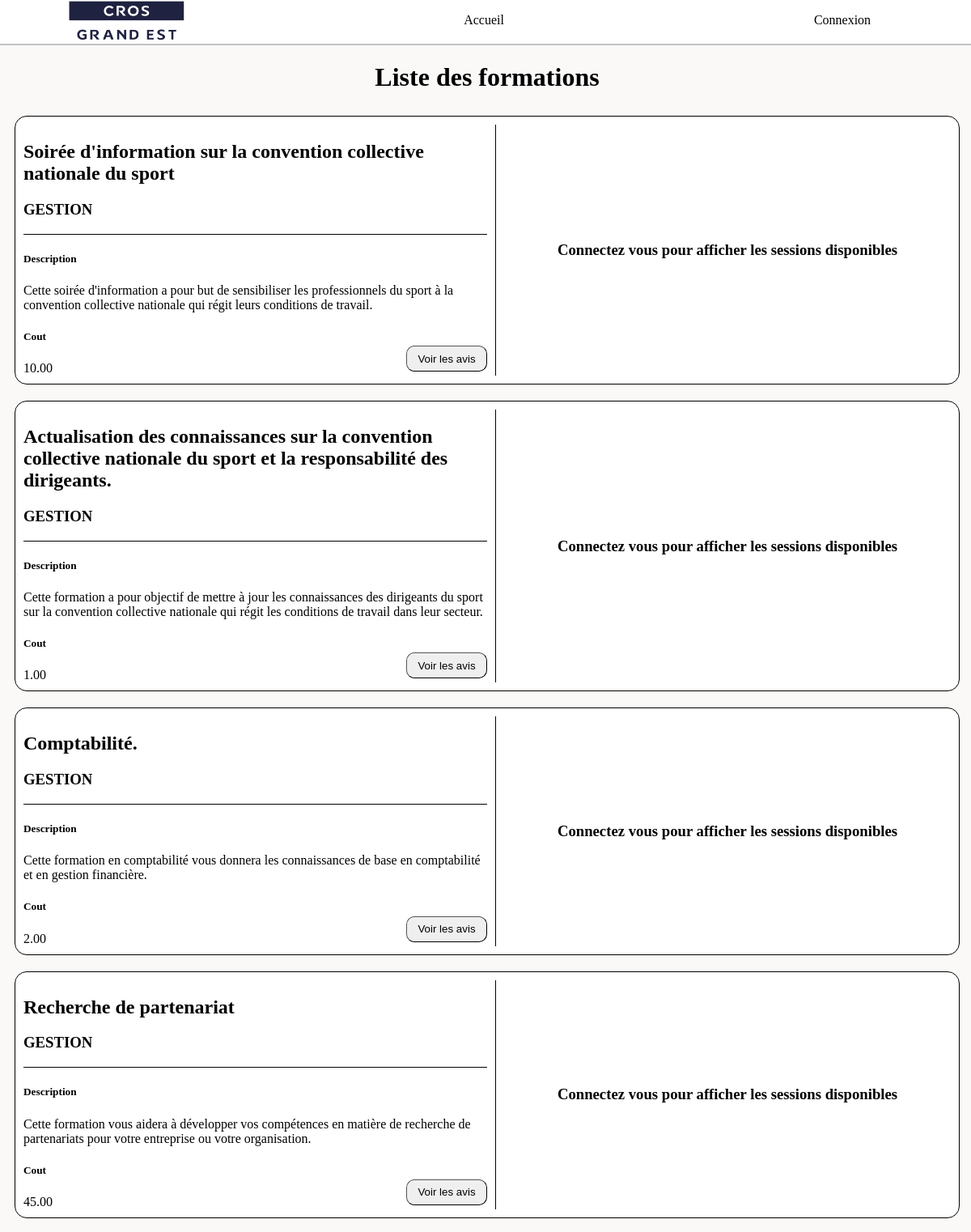
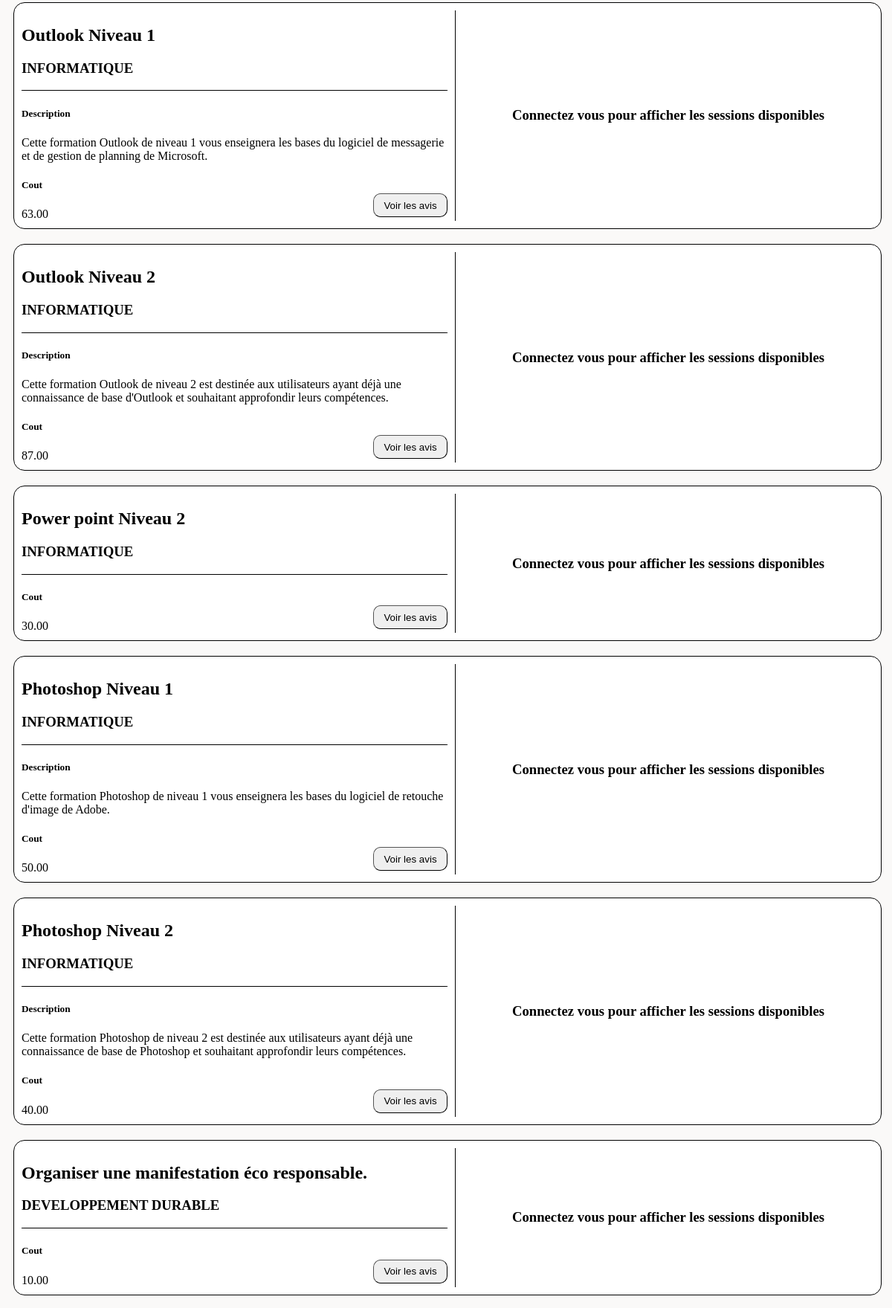
The page / (upper part) on the database its author committed (2 pictures, top to bottom).
### tables this page shows
CREATE TABLE `formation` (
  `DOMAINID` int(2) NOT NULL,
  `FORMATIONID` int(2) NOT NULL,
  `FORMATIONNOM` char(255) DEFAULT NULL,
  `FORMATIONLABEL` char(255) DEFAULT NULL,
  `FORMATIONCOUT` decimal(10,2) DEFAULT NULL
);

CREATE TABLE `domaine` (
  `DOMAINID` int(2) NOT NULL,
  `DOMAINLABEL` char(32) DEFAULT NULL
);

### controleur/listeFormation.php (called while the page is built, shortened)
<?php
include_once "$racine/modele/bd.formation.php";
include_once "$racine/modele/bd.session.inc.php";
include_once "$racine/modele/bd.inscription.inc.php";
include_once "$racine/modele/bd.domaine.php";
$listeFormation = getAllFormation();
$listeSession = getAllCurrentSession();
$listeDomaine = getAllDomaine();
include "$racine/vue/entete.php";
include "$racine/vue/vueFormation.php";
include "$racine/vue/pied.php";
?>

### index.php (called while the page is built, shortened)
<?php
include "getRacine.php";
include_once "$racine/modele/authentification.inc.php";
if (isset($_GET["action"])) {
    $action = $_GET["action"];
}
else {
    $action = "defaut";
}
$fichier = controleurPrincipal($action);
include "$racine/controleur/$fichier";
?>

### modele/authentification.inc.php (called while the page is built, shortened)
<?php
function isLoggedOn() {
    $ret = false;
    return $ret;
}
?>

### modele/bd.formation.php (called while the page is built, shortened)
<?php
function getAllFormation() {
    try {
        $cnx = connexionPDO();
        $req = $cnx->prepare("SELECT * FROM `formation`");
        $req->execute();
        $ligne = $req->fetch(PDO::FETCH_ASSOC);
        while ($ligne) {
            $resultat[] = $ligne;
            $ligne = $req->fetch(PDO::FETCH_ASSOC);
        }
    } catch (PDOException $e) {
        print "Erreur !: " . $e->getMessage();
        die();
    }
    return $resultat;
}
?>

### modele/bd.domaine.php (called while the page is built)
<?php
function getAllDomaine(){
    try {
        $cnx = connexionPDO();
        $req = $cnx->prepare("SELECT * FROM `domaine`");
        $req->execute();
        $ligne = $req->fetch(PDO::FETCH_ASSOC);
        while ($ligne) {
            $resultat[] = $ligne;
            $ligne = $req->fetch(PDO::FETCH_ASSOC);
        }
    } catch (PDOException $e) {
        print "Erreur !: " . $e->getMessage();
        die();
    }
    return $resultat;
}
?>

### modele/bd.session.inc.php (called while the page is built, shortened)
<?php
function getAllCurrentSession(){
    try {
        $cnx = connexionPDO();
        $req = $cnx->prepare("SELECT * FROM `session` WHERE SESSIONDATELIMITE > DATE(NOW());");
        $req->execute();
        $ligne = $req->fetch(PDO::FETCH_ASSOC);
        while ($ligne) {
            $resultat[] = $ligne;
            $ligne = $req->fetch(PDO::FETCH_ASSOC);
        }
    } catch (PDOException $e) {
        print "Erreur !: " . $e->getMessage();
        die();
    }
    return $resultat;
}
?>

### vue/vueFormation.php (the view)
<main>
    <div id="">
        <div id="titreAcc">
            <h1>Liste des formations</h1>
        </div>
        <form action="./?action=actionFormation" method="post">
        <div id="globalCard">
                <?php foreach ($listeFormation as $uneFormation){
                    $idDomain = $uneFormation['DOMAINID'];
                    $uneFormationSansID = $uneFormation;
                    array_splice($uneFormationSansID, 0, 2); ?>
                    <div id="card">
                        <div id="infoCard">
                            <div id="titleCard">
                                <h2><?php echo $uneFormationSansID['FORMATIONNOM']; ?></h2>
                                <?php
                                foreach($listeDomaine as $unDomaine){
                                    if($idDomain == $unDomaine['DOMAINID']){
                                        echo "<h3>".$unDomaine['DOMAINLABEL']."</h3>";
                                    }
                                }
                                ?>
                            </div>
                            <div id="descCard">
                                <?php if($uneFormationSansID['FORMATIONLABEL']!=null){ ?>
                                    <h5>Description</h5>
                                    <?php echo $uneFormationSansID['FORMATIONLABEL']; ?>
                                <?php } ?>
                                <div id="moreInfo">
                                    <div>
                                        <h5>Cout</h5>
                                        <?php echo $uneFormationSansID['FORMATIONCOUT']; ?>
                                    </div>
                                    <button name="btnVoirAvis" value="<?php echo $uneFormation['DOMAINID']."|".$uneFormation['FORMATIONID']; ?>">Voir les avis</button>
                                </div>
                            </div>
                        </div>
                        <?php
                        if(isLoggedOn()){
                            if(!isInCharge()){ ?>
                                <div id="globalSesscard">
                                    <h3>SESSIONS</h3>
                                    <div id="mainSessCard">
                                        <?php foreach($listeSession as $uneSession){
                                            if($uneSession['FORMATIONID']==$uneFormation['FORMATIONID'] && $uneSession['DOMAINID']==$uneFormation['DOMAINID']){ ?>
                                                <div id="childSessCard">
                                                    <div id="dateSesscard">
                                                        <?php echo $uneSession['SESSIONDATEDEBUT']; ?>
                                                    </div>
                                                    <div id="dateSesscard">
                                                        <?php echo $uneSession['SESSIONDATEFIN']; ?>
                                                    </div>
                                                    <div id="hdSessCard">
                                                        <?php echo $uneSession['SESSIONHEUREDEBUT']; ?>
                                                    </div>
                                                    <div id="hfSessCard">
                                                        <?php echo $uneSession['SESSIONHEUREFIN']; ?>
                                                    </div>
                                                    <div id="childSessCardButton">
                                                        <?php
                                                        $listeId=array('COMPTEID'=>$infoUser['COMPTEID'],'DOMAINID'=>$uneFormation['DOMAINID'],'FORMATIONID'=>$uneFormation['FORMATIONID'],'SESSIONID'=>$uneSession['SESSIONID']);
                                                        $valueButton = $uneFormation['DOMAINID']."|".$uneFormation['FORMATIONID']."|".$uneSession['SESSIONID'];
                                                        if(in_array($listeId,$listeInscription)){
                                                            echo(" <button name=btnDesinscription id='btnSupp' value=".$valueButton.">Se désinscrire</button>");
                                                        }else{
                                                            if(in_array(array_slice($listeId, 1),$listeFullSession)){
                                                                echo(" <button disabled>Plein</button>");
                                                            }else{
                                                                echo(" <button name=btnInscription value=".$valueButton.">S'inscrire</button>");
                                                            }
                                                        }
                                                        ?>
                                                    </div>
                                                </div>
                                        <?php }} ?>
                                    </div>
                                </div>
                            <?php }else{ ?>
                                    <div id="suppCard">
                                        <h3>Voulez-vous supprimer la formation ?</h3>
                                        <?php echo"<button name=buttonSuppretionFormation id='btnSupp' value=".$uneFormation['DOMAINID'].$uneFormation['FORMATIONID'].">Oui</button>";?>
                                    </div>
                            <?php }
                        }else{ ?>
                            <div id="suppCard">
                                <h3>Connectez vous pour afficher les sessions disponibles</h3>
                            </div>
                        <?php } ?>
                    </div>
                <?php } ?>
            </div>
        </form>
    </div>
</main>

### vue/entete.php (shortened to what this page needs)
<!DOCTYPE html>
<html lang="en">
<head>
    <link rel="stylesheet" href="css/base.css">
    <link rel="stylesheet" href="css/card.css">
    <link rel="stylesheet" href="css/form.css">
    <link rel="stylesheet" href="css/nav.css">
</head>
<body>
    <nav>
        <div id="backNav">
            <div id="globalNav">
                <div id="logoNav"><img src="src/img/png/logo_CROSL_2022_txtOnly.png" alt="" id="logo1"></div>
                <div id="mainNav">
                    <a href="./?action=accueil"><div id="elementNav">Accueil</div></a>
                </div>
                <div id="logNav">
                    <?php if(isLoggedOn()){ ?>
                        <a href="./?action=deconnexion&check=0"><div id="elementNav"><img src="" alt="" />Deconnexion</div></a>
                    <?php }else{ ?>
                        <a href="./?action=connexion"><div id="elementNav"><img src="" alt="" />Connexion</div></a>
                    <?php } ?>
                </div>
            </div>
        </div>
    </nav>

### vue/pied.php (shortened to what this page needs)
    </body>
</html>

### css/base.css (style rules this page uses)
html { height: 100%; }
body { font-family: 'Calibri'; min-height: 100%; background-color: #faf9f8; display : table; width: 99%; }
h1 { margin: 0; }
a { text-decoration: none; }
button, input, select, .divButton { width: 100px; height: 32px; border-width: 0.5px; border-radius: 10px; margin-top: 5px; margin-bottom: 5px; transition: all 0.25s; cursor: pointer; color: black; }

### css/card.css (style rules this page uses)
#globalCard { display: flex; flex-wrap: wrap; max-width: 1384px; justify-content: center; margin-bottom: 50px; }
#card { border: 0.5px black solid; border-radius: 15px; padding: 10px; max-width: 412px; width: 100%; margin: 10px; background-color: white; }
#titleCard { border-bottom: 1px black solid; }
#descCard { border-bottom: 1px black solid; margin-bottom: 10px; }
#moreInfo { display: flex; align-items: flex-end; justify-content: space-between; }
#suppCard { display: flex; flex-direction: column; justify-content: center; align-items: center; margin-left: auto; margin-right: auto; }
@media screen and (min-width: 1200px) { #globalCard { display: flex; min-width: initial; justify-content: center; min-width: 1070px; width: 100%; margin-left: auto; margin-right: auto; } }
@media screen and (min-width: 1200px) { #infoCard { border-right: 1px black solid; padding-right: 10px; margin-right: 10px; width: 50%; } }
@media screen and (min-width: 1200px) { #card { border: 0.5px black solid; border-radius: 15px; padding: 10px; max-width: initial; margin: 10px; display: flex; background-color: white; } }
@media screen and (min-width: 1200px) { #titleCard { border-bottom: 1px black solid; } }
@media screen and (min-width: 1200px) { #descCard { border-bottom: 0px; margin-bottom: 0px; } }

### css/form.css (style rules this page uses)
.titreFrom, #titreAcc { height: 75px; display: flex; border-bottom: 0.5px black solid; align-items: center; flex-direction: column; justify-content: center; margin-bottom: 25px; }
#titreAcc { border: 0px; margin-bottom: 0px; text-align: center; }

### css/nav.css (style rules this page uses)
nav { height: 50px; }
#backNav { display: flex; justify-content: center; width: 100%; position: fixed; background-color: white; border-bottom: 2px rgb(194, 194, 194) solid; top: 0; left: 0; right: 0; }
#globalNav { display: flex; justify-content: space-around; width: 100%; }
#logoNav { height: auto; max-height: 50px; width: 146px; }
#logo1 { height: 100%; }
#mainNav { display: flex; justify-content: center; width: 100%; max-width: 400px; }
#elementNav { width: 150px; height: 50px; text-align: center; display: table-cell; vertical-align: middle; border-bottom: 2px white solid; color: black; }

### rows shown on the page
formation: FORMATIONNOM "Soirée d'information sur la convention collective nationale du sport", FORMATIONLABEL "Cette soirée d'information a pour but de sensibiliser les professionnels du sport à la convention collective nationale qui régit leurs conditions de travail.", FORMATIONCOUT "10.00", $uneFormation['DOMAINID'] 0 (drawn)
domaine: DOMAINLABEL "GESTION"
formation: FORMATIONNOM "Actualisation des connaissances sur la convention collective nationale du sport et la responsabilité des dirigeants.", FORMATIONLABEL "Cette formation a pour objectif de mettre à jour les connaissances des dirigeants du sport sur la convention collective nationale qui régit les conditions de travail dans leur secteur.", FORMATIONCOUT "1.00", $uneFormation['DOMAINID'] 0 (drawn)
formation: FORMATIONNOM "Comptabilité.", FORMATIONLABEL "Cette formation en comptabilité vous donnera les connaissances de base en comptabilité et en gestion financière.", FORMATIONCOUT "2.00", $uneFormation['DOMAINID'] 0 (drawn)
formation: FORMATIONNOM "Recherche de partenariat", FORMATIONLABEL "Cette formation vous aidera à développer vos compétences en matière de recherche de partenariats pour votre entreprise ou votre organisation.", FORMATIONCOUT "45.00", $uneFormation['DOMAINID'] 0 (drawn)
formation: FORMATIONNOM "Outlook Niveau 1", FORMATIONLABEL "Cette formation Outlook de niveau 1 vous enseignera les bases du logiciel de messagerie et de gestion de planning de Microsoft.", FORMATIONCOUT "63.00", $uneFormation['DOMAINID'] 1 (drawn)
domaine: DOMAINLABEL "INFORMATIQUE"
formation: FORMATIONNOM "Outlook Niveau 2", FORMATIONLABEL "Cette formation Outlook de niveau 2 est destinée aux utilisateurs ayant déjà une connaissance de base d'Outlook et souhaitant approfondir leurs compétences.", FORMATIONCOUT "87.00", $uneFormation['DOMAINID'] 1 (drawn)
formation: FORMATIONNOM "Power point Niveau 2", FORMATIONCOUT "30.00", $uneFormation['DOMAINID'] 1 (drawn)
formation: FORMATIONNOM "Photoshop Niveau 1", FORMATIONLABEL "Cette formation Photoshop de niveau 1 vous enseignera les bases du logiciel de retouche d'image de Adobe.", FORMATIONCOUT "50.00", $uneFormation['DOMAINID'] 1 (drawn)
formation: FORMATIONNOM "Photoshop Niveau 2", FORMATIONLABEL "Cette formation Photoshop de niveau 2 est destinée aux utilisateurs ayant déjà une connaissance de base de Photoshop et souhaitant approfondir leurs compétences.", FORMATIONCOUT "40.00", $uneFormation['DOMAINID'] 1 (drawn)
formation: FORMATIONNOM "Organiser une manifestation éco responsable.", FORMATIONCOUT "10.00", $uneFormation['DOMAINID'] 2 (drawn)
domaine: DOMAINLABEL "DEVELOPPEMENT DURABLE"
